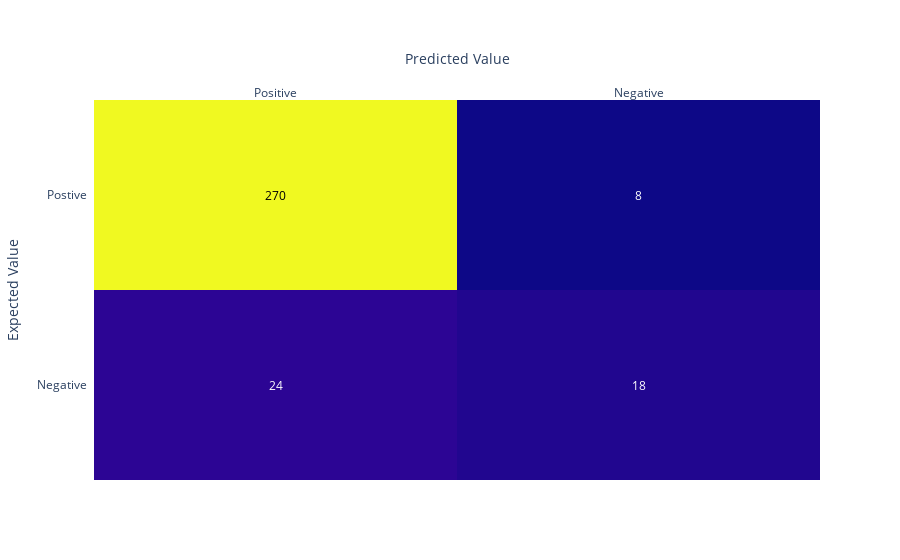

This figure's notebook cell:
### Code cell
cnf_matrix = metrics.confusion_matrix(y_test, predicted_labels)
fig = ff.create_annotated_heatmap(cnf_matrix[::-1],x=['Positive', 'Negative'],y=['Negative','Postive'])
fig.update_layout(xaxis_title='Predicted Value',yaxis_title = 'Expected Value')
fig.show()

### Figure 1 — Plotly figure (JSON) as saved in the notebook; plotly's stock layout.template omitted (floating-point values rounded to 4 significant figures)
{"data": [{"colorscale": [[0, "#0d0887"], [0.1111, "#46039f"], [0.2222, "#7201a8"], [0.3333, "#9c179e"], [0.4444, "#bd3786"], [0.5556, "#d8576b"], [0.6667, "#ed7953"], [0.7778, "#fb9f3a"], [0.8889, "#fdca26"], [1, "#f0f921"]], "reversescale": false, "showscale": false, "type": "heatmap", "x": ["Positive", "Negative"], "y": ["Negative", "Postive"], "z": [[24, 18], [270, 8]]}], "layout": {"annotations": [{"font": {"color": "#FFFFFF"}, "showarrow": false, "text": "24", "x": "Positive", "xref": "x", "y": "Negative", "yref": "y"}, {"font": {"color": "#FFFFFF"}, "showarrow": false, "text": "18", "x": "Negative", "xref": "x", "y": "Negative", "yref": "y"}, {"font": {"color": "#000000"}, "showarrow": false, "text": "270", "x": "Positive", "xref": "x", "y": "Postive", "yref": "y"}, {"font": {"color": "#FFFFFF"}, "showarrow": false, "text": "8", "x": "Negative", "xref": "x", "y": "Postive", "yref": "y"}], "xaxis": {"dtick": 1, "gridcolor": "rgb(0, 0, 0)", "side": "top", "ticks": "", "title": {"text": "Predicted Value"}}, "yaxis": {"dtick": 1, "ticks": "", "ticksuffix": "  ", "title": {"text": "Expected Value"}}}}
